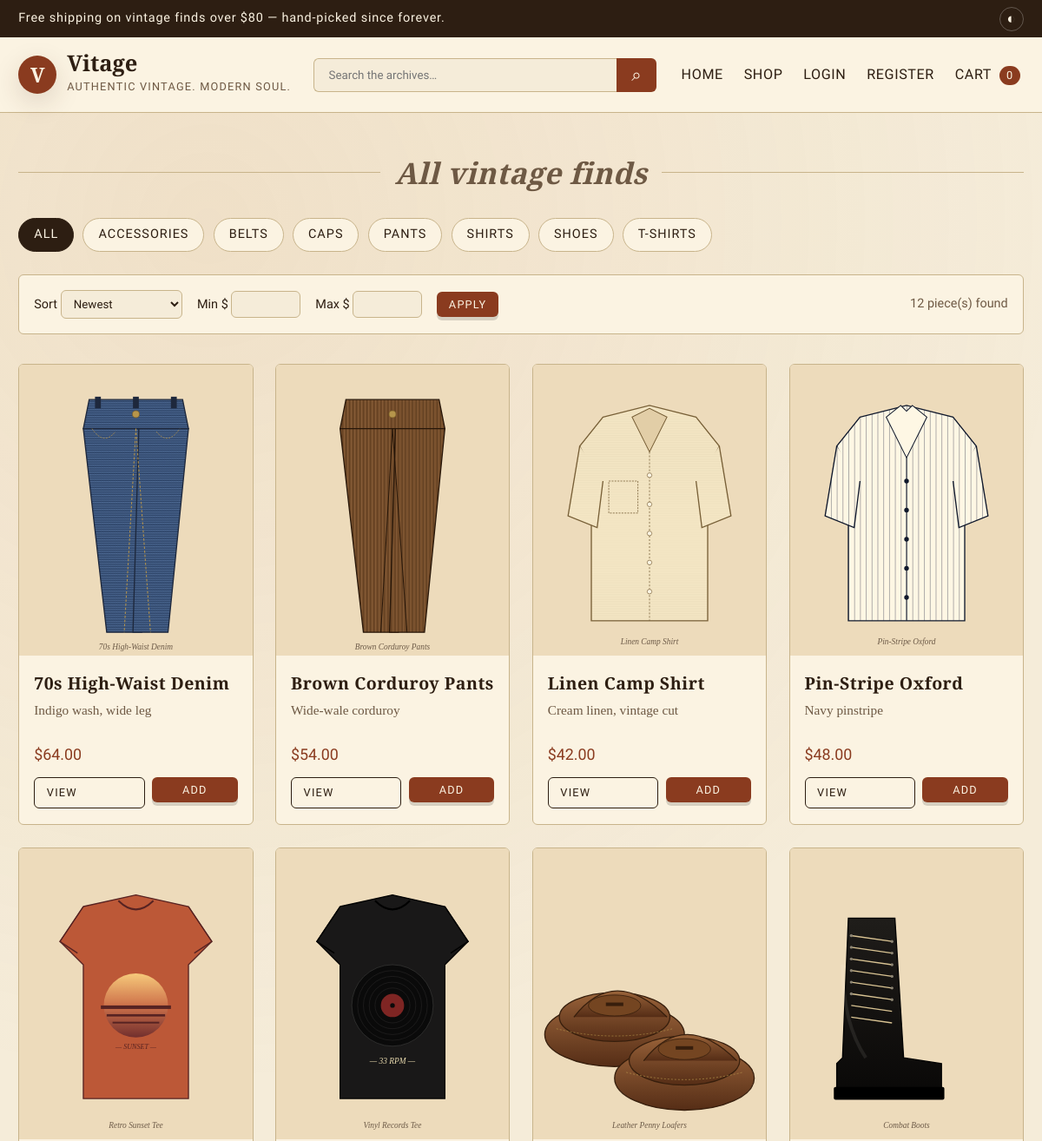
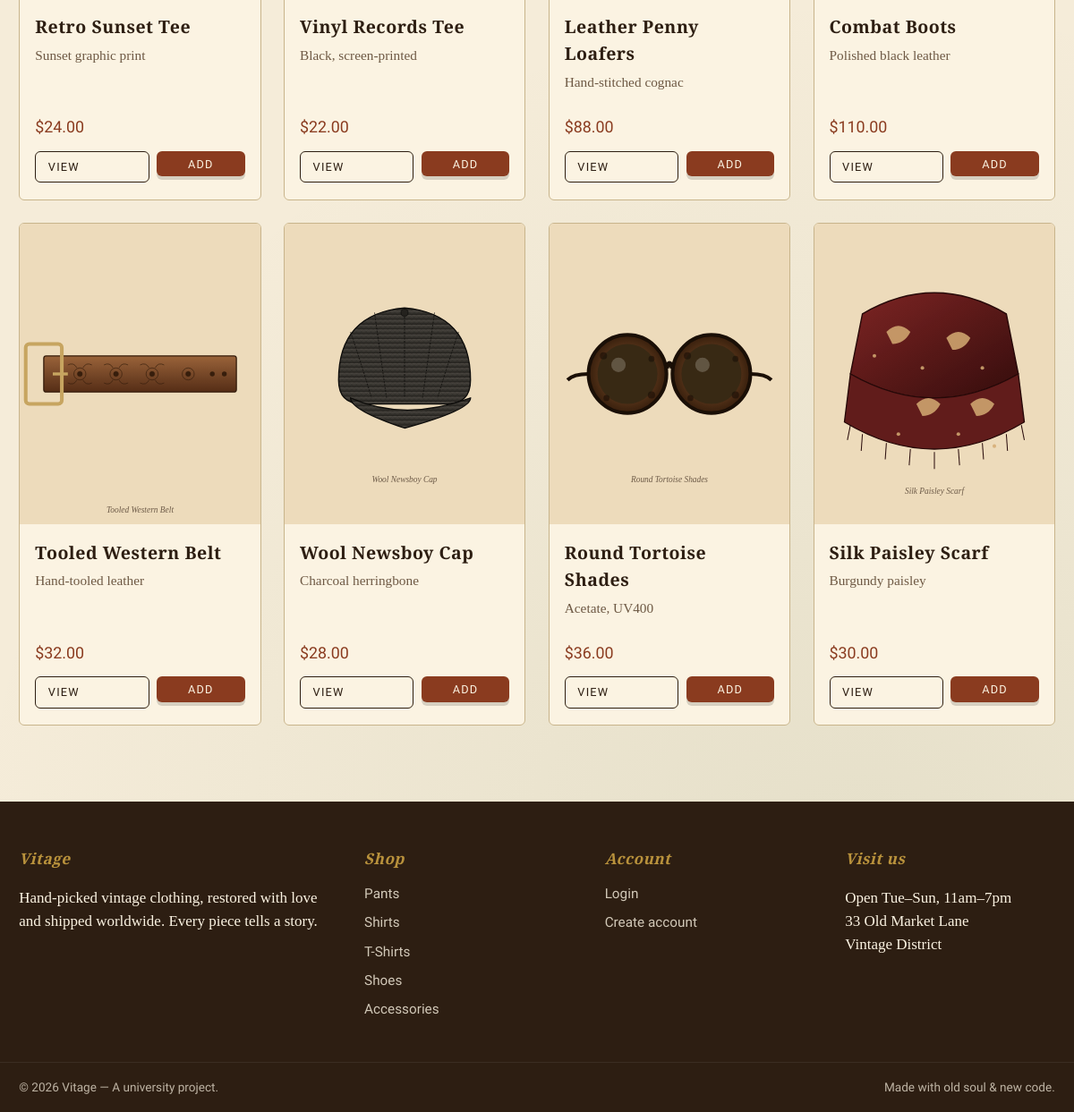
The page /shop.php on the database its author committed (2 pictures, top to bottom).
### tables this page shows
CREATE TABLE categories (
    id          INT AUTO_INCREMENT PRIMARY KEY,
    name        VARCHAR(80) NOT NULL UNIQUE,
    slug        VARCHAR(80) NOT NULL UNIQUE,
    description VARCHAR(255) DEFAULT NULL
);

CREATE TABLE products (
    id              INT AUTO_INCREMENT PRIMARY KEY,
    category_id     INT NOT NULL,
    name            VARCHAR(150) NOT NULL,
    short_desc      VARCHAR(255) DEFAULT NULL,
    description     TEXT,
    price           DECIMAL(10,2) NOT NULL,
    stock           INT NOT NULL DEFAULT 0,
    sizes           VARCHAR(120) DEFAULT 'S,M,L',
    image_1         VARCHAR(255) DEFAULT NULL,
    image_2         VARCHAR(255) DEFAULT NULL,
    image_3         VARCHAR(255) DEFAULT NULL,
    is_featured     TINYINT(1) NOT NULL DEFAULT 0,
    views           INT NOT NULL DEFAULT 0,
    created_at      TIMESTAMP NOT NULL DEFAULT CURRENT_TIMESTAMP,
    CONSTRAINT fk_products_category FOREIGN KEY (category_id)
        REFERENCES categories(id) ON DELETE CASCADE
);

### includes/functions.php (called while the page is built, shortened)
<?php
function base_url(): string {
    static $base = null;
    if ($base !== null) return $base;
    $script = str_replace('\\', '/', dirname($_SERVER['SCRIPT_NAME']));
    $script = preg_replace('#/(admin|api)(/.*)?$#', '', $script);
    $base = rtrim($script, '/');
    return $base;
}
function url(string $path = ''): string {
    return base_url() . '/' . ltrim($path, '/');
}
function e(?string $value): string {
    return htmlspecialchars((string)$value, ENT_QUOTES | ENT_SUBSTITUTE, 'UTF-8');
}
function money(float $n): string {
    return '$' . number_format($n, 2);
}

### includes/_product_card.php (the view, shortened to what this page needs)
<article class="product-card fade-up">
    <a href="<?= url('product.php?id=' . (int)$p['id']) ?>" class="img-wrap">
        <?php if (!empty($p['is_featured'])): ?>
            <span class="badge">Featured</span>
        <?php elseif ((int)$p['stock'] <= 0): ?>
            <span class="badge" style="background:var(--muted)">Sold out</span>
        <?php endif; ?>
        <img src="<?= url(e($p['image_1'] ?: 'assets/images/p1.svg')) ?>"
             alt="<?= e($p['name']) ?>" loading="lazy">
    </a>
    <div class="body">
        <h3><a href="<?= url('product.php?id=' . (int)$p['id']) ?>" style="color:var(--ink)"><?= e($p['name']) ?></a></h3>
        <p class="short"><?= e($p['short_desc'] ?? '') ?></p>
        <div style="display:flex;justify-content:space-between;align-items:center;margin-top:auto">
            <span class="price"><?= money((float)$p['price']) ?></span>
        </div>
        <div class="actions">
            <a class="btn btn-outline btn-sm" href="<?= url('product.php?id=' . (int)$p['id']) ?>">View</a>
            <?php if ((int)$p['stock'] > 0): ?>
                <form class="ajax-add-cart" method="post" action="<?= url('api/add_to_cart.php') ?>">
                    <button class="btn btn-sm" type="submit">Add</button>
                </form>
            <?php endif; ?>
        </div>
    </div>
</article>

### shop.php (shortened to what this page needs)
<?php
require_once __DIR__ . '/includes/functions.php';
$q     = trim($_GET['q']   ?? '');
$cat   = trim($_GET['cat'] ?? '');
$sort  = $_GET['sort'] ?? 'newest';
$page  = max(1, (int)($_GET['page'] ?? 1));
$per   = 12;
$off   = ($page - 1) * $per;
$where = ['1=1'];
$args  = [];
$order = match ($sort) {
    'price_asc'  => 'p.price ASC',
    'price_desc' => 'p.price DESC',
    'name'       => 'p.name ASC',
    default      => 'p.created_at DESC',
};
$whereSql = implode(' AND ', $where);
$countStmt = $pdo->prepare(
    "SELECT COUNT(*) FROM products p JOIN categories c ON c.id = p.category_id WHERE $whereSql"
);
$countStmt->execute($args);
$total = (int)$countStmt->fetchColumn();
$stmt = $pdo->prepare(
    "SELECT p.*, c.slug AS cat_slug, c.name AS cat_name
       FROM products p
       JOIN categories c ON c.id = p.category_id
      WHERE $whereSql
      ORDER BY $order
      LIMIT $per OFFSET $off"
);
$stmt->execute($args);
$products = $stmt->fetchAll();
$categories = $pdo->query('SELECT * FROM categories ORDER BY name')->fetchAll();
include __DIR__ . '/includes/header.php';
?>
<div class="container">
    <div class="section-title"><h2>
        <?= $cat ? 'Category: ' . e(ucfirst($cat)) : ($q ? 'Search: ' . e($q) : 'All vintage finds') ?>
    </h2></div>
    <div class="cat-pills">
        <a class="cat-pill <?= $cat === '' ? 'active' : '' ?>" href="<?= url('shop.php') ?>">All</a>
        <?php foreach ($categories as $c): ?>
            <a class="cat-pill <?= $cat === $c['slug'] ? 'active' : '' ?>"
               href="<?= url('shop.php?cat=' . e($c['slug'])) ?>"><?= e($c['name']) ?></a>
        <?php endforeach; ?>
    </div>
    <form class="filter-bar" method="get">
        <label>Sort
            <select name="sort" onchange="this.form.submit()">
                <option value="newest"     <?= $sort==='newest'?'selected':'' ?>>Newest</option>
            </select>
        </label>
        <label>Min $ <input type="number" name="min" min="0" step="1" value="<?= e((string)($_GET['min'] ?? '')) ?>" style="width:80px"></label>
        <label>Max $ <input type="number" name="max" min="0" step="1" value="<?= e((string)($_GET['max'] ?? '')) ?>" style="width:80px"></label>
        <button class="btn btn-sm" type="submit">Apply</button>
        <span style="margin-left:auto;color:var(--muted)"><?= (int)$total ?> piece(s) found</span>
    </form>
    <?php if (!$products): ?>
        <div class="empty">
            <h3 style="font-style:italic">Nothing in the archive matches.</h3>
            <p>Try clearing your filters or browsing all categories.</p>
            <a class="btn" href="<?= url('shop.php') ?>">See everything</a>
        </div>
    <?php else: ?>
        <div class="products">
            <?php foreach ($products as $p): include __DIR__ . '/includes/_product_card.php'; endforeach; ?>
        </div>
    <?php endif; ?>
</div>
<?php include __DIR__ . '/includes/footer.php'; ?>

### assets/css/style.css (style rules this page uses)
:root { --bg: #f5ecd9; --bg-2: #ead7b6; --paper: #fbf3e2; --ink: #2d1e12; --muted: #6e5944; --accent: #8a3b1f; --accent-2: #c98a4b; --leaf: #586f3c; --gold: #b9923c; --border: #c8b48b; --shadow: 0 10px 30px rgba(70, 40, 20, 0.15); --serif: 'Playfair Display', 'Cormorant Garamond', Georgia, serif; --display: 'Cormorant Garamond', 'Playfair Display', Georgia, serif; --type: 'Special Elite', 'Courier New', monospace; --radius: 6px; }
* { box-sizing: border-box; }
html, body { margin: 0; padding: 0; background: var(--bg); color: var(--ink); font-family: var(--serif); font-size: 17px; line-height: 1.55; }
body { background-image: radial-gradient(circle at 20% 10%, rgba(201,138,75,0.12), transparent 40%), radial-gradient(circle at 80% 90%, rgba(88,111,60,0.10), transparent 40%); min-height: 100vh; }
img { max-width: 100%; display: block; }
a { color: var(--accent); text-decoration: none; transition: color .2s ease; }
h1, h2, h3, h4 { font-family: var(--display); font-weight: 700; letter-spacing: 0.5px; margin: 0 0 .6em; color: var(--ink); }
h2 { font-size: 2rem; }
h3 { font-size: 1.4rem; }
.container { max-width: 1200px; margin: 0 auto; padding: 0 1.25rem; }
.btn { display: inline-block; padding: .7rem 1.4rem; background: var(--accent); color: var(--paper); font-family: var(--type); letter-spacing: 1.2px; text-transform: uppercase; font-size: .85rem; border: none; border-radius: var(--radius); cursor: pointer; transition: transform .15s ease, background .2s ease, box-shadow .2s ease; box-shadow: 0 4px 0 rgba(0,0,0,0.15); }
.btn-outline { background: transparent; color: var(--ink); border: 1px solid var(--ink); box-shadow: none; }
.btn-sm { padding: .4rem .8rem; font-size: .75rem; }
.cat-pills { display: flex; flex-wrap: wrap; gap: .6rem; margin: 1.5rem 0; }
.cat-pill { padding: .45rem 1rem; border: 1px solid var(--border); border-radius: 999px; color: var(--ink); background: var(--paper); font-family: var(--type); font-size: .85rem; text-transform: uppercase; letter-spacing: 1px; }
.cat-pill:hover, .cat-pill.active { background: var(--ink); color: var(--paper); border-color: var(--ink); }
.section-title { display: flex; align-items: center; gap: 1rem; margin: 2.5rem 0 1.2rem; }
.section-title::before, .section-title::after { content: ''; flex: 1; height: 1px; background: var(--border); }
.section-title h2 { font-style: italic; margin: 0; color: var(--muted); }
.products { display: grid; grid-template-columns: repeat(auto-fill, minmax(240px, 1fr)); gap: 1.5rem; }
.product-card { background: var(--paper); border: 1px solid var(--border); border-radius: var(--radius); overflow: hidden; transition: transform .25s ease, box-shadow .25s ease; position: relative; display: flex; flex-direction: column; }
.product-card .img-wrap { aspect-ratio: 4/5; overflow: hidden; background: var(--bg-2); position: relative; }
.product-card .img-wrap img { width: 100%; height: 100%; object-fit: cover; transition: transform .6s ease, filter .4s ease; filter: sepia(8%) saturate(90%); }
.product-card .badge { position: absolute; top: .6rem; left: .6rem; background: var(--accent); color: var(--paper); font-family: var(--type); font-size: .7rem; letter-spacing: 1px; padding: .2rem .6rem; border-radius: 999px; }
.product-card .body { padding: 1rem 1rem 1.1rem; display: flex; flex-direction: column; flex: 1; }
.product-card h3 { font-size: 1.15rem; margin: 0 0 .25rem; }
.product-card .short { color: var(--muted); font-size: .9rem; margin: 0 0 .6rem; min-height: 2.5em; }
.product-card .price { font-family: var(--type); font-size: 1.05rem; color: var(--accent); }
.product-card .actions { display: flex; gap: .5rem; margin-top: .75rem; }
.product-card .actions a, .product-card .actions form { flex: 1; }
.product-card .actions .btn { width: 100%; }
.filter-bar { display: flex; flex-wrap: wrap; gap: 1rem; align-items: center; margin: 1rem 0 2rem; padding: 1rem; background: var(--paper); border: 1px solid var(--border); border-radius: var(--radius); font-family: var(--type); font-size: .85rem; }
.filter-bar select, .filter-bar input { padding: .4rem .6rem; border: 1px solid var(--border); border-radius: var(--radius); background: var(--bg); color: var(--ink); font-family: var(--type); }
.fade-up { animation: fadeUp .6s ease both; }
.fade-up:nth-child(2) { animation-delay: .05s; }
.fade-up:nth-child(3) { animation-delay: .1s; }
.fade-up:nth-child(4) { animation-delay: .15s; }
.fade-up:nth-child(5) { animation-delay: .2s; }

### rows shown on the page
categories: name "ACCESSORIES"
categories: name "BELTS"
categories: name "CAPS"
categories: name "PANTS"
categories: name "SHIRTS"
categories: name "SHOES"
categories: name "T-SHIRTS"
products: image_1 (picture), name "70s High-Waist Denim", short_desc "Indigo wash, wide leg", price "$64.00"
products: image_1 (picture), name "Brown Corduroy Pants", short_desc "Wide-wale corduroy", price "$54.00"
products: image_1 (picture), name "Linen Camp Shirt", short_desc "Cream linen, vintage cut", price "$42.00"
products: image_1 (picture), name "Pin-Stripe Oxford", short_desc "Navy pinstripe", price "$48.00"
products: image_1 (picture), name "Retro Sunset Tee", short_desc "Sunset graphic print", price "$24.00"
products: image_1 (picture), name "Vinyl Records Tee", short_desc "Black, screen-printed", price "$22.00"
products: image_1 (picture), name "Leather Penny Loafers", short_desc "Hand-stitched cognac", price "$88.00"
products: image_1 (picture), name "Combat Boots", short_desc "Polished black leather", price "$110.00"
products: image_1 (picture), name "Tooled Western Belt", short_desc "Hand-tooled leather", price "$32.00"
products: image_1 (picture), name "Wool Newsboy Cap", short_desc "Charcoal herringbone", price "$28.00"
products: image_1 (picture), name "Round Tortoise Shades", short_desc "Acetate, UV400", price "$36.00"
products: image_1 (picture), name "Silk Paisley Scarf", short_desc "Burgundy paisley", price "$30.00"

### other values the page prints
SITE_NAME "Vitage"
SITE_TAGLINE "AUTHENTIC VINTAGE. MODERN SOUL."
$cartCount "0"
$total "12"
